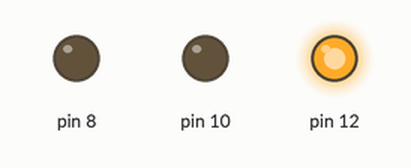
Bench run of a sketch on a simulated Arduino Uno, built with avr-gcc and run on an emulated ATmega328P. Shown: output pins drawn as LEDs (lit = HIGH).

Above: at 2.0 s.
At 6.5 s:
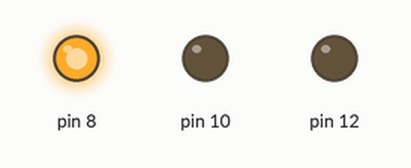
At 10.0 s:
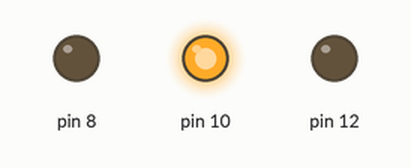
Timing chart, 0 to 14.3 s (numbered marks = the images above):
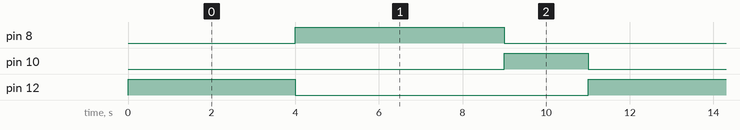

The sketch:

TLC_Arduino-Code.ino
```cpp
int RED = 0;

int YELLOW = 0;

int GREEN = 0;

void setup()
{
  pinMode(12, OUTPUT);
  pinMode(8, OUTPUT);
  pinMode(10, OUTPUT);
}

void loop()
{
  // A Simple Traffic Light Controller
  RED = 4;
  YELLOW = 2;
  GREEN = 5;
  digitalWrite(12, HIGH);
  delay(1000 * RED); // Wait for 1000 * RED millisecond(s)
  digitalWrite(12, LOW);
  digitalWrite(8, HIGH);
  delay(1000 * GREEN); // Wait for 1000 * GREEN millisecond(s)
  digitalWrite(8, LOW);
  digitalWrite(10, HIGH);
  delay(1000 * YELLOW); // Wait for 1000 * YELLOW millisecond(s)
  digitalWrite(10, LOW);
}
```

Measured:
- by itself, pin 8: alternates HIGH for 5.0 s and LOW for 6.0 s
- by itself, pin 10: alternates HIGH for 2.0 s and LOW for 9.0 s
- by itself, pin 12: alternates HIGH for 4.0 s and LOW for 7.0 s
